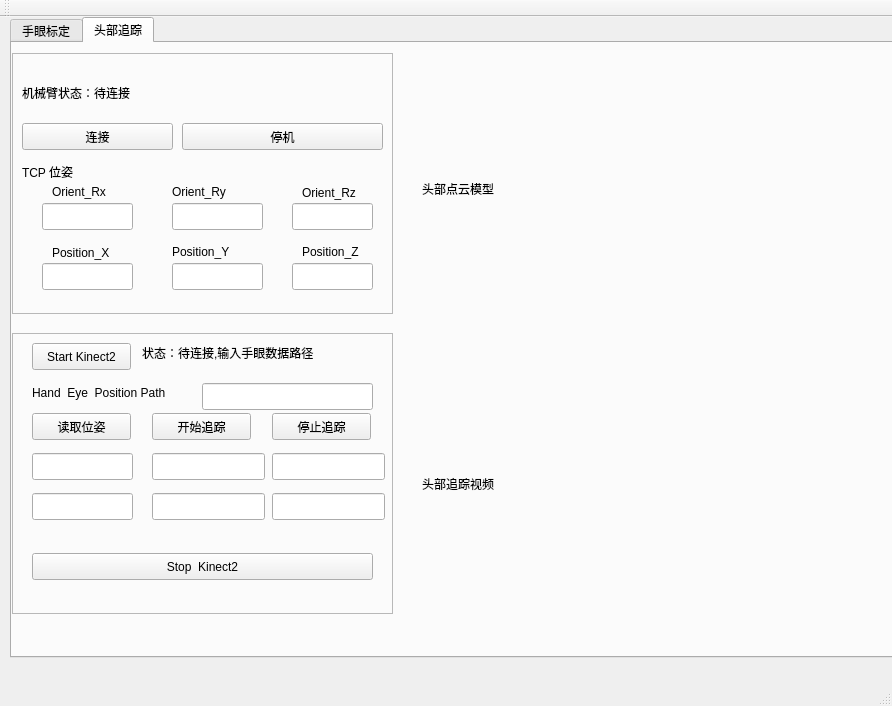
<?xml version="1.0" encoding="UTF-8"?>
<ui version="4.0">
 <class>MainWindow</class>
 <widget class="QMainWindow" name="MainWindow">
  <property name="geometry">
   <rect>
    <x>0</x>
    <y>0</y>
    <width>892</width>
    <height>706</height>
   </rect>
  </property>
  <property name="windowTitle">
   <string>MainWindow</string>
  </property>
  <widget class="QWidget" name="centralWidget">
   <widget class="QTabWidget" name="tabWidget">
    <property name="geometry">
     <rect>
      <x>10</x>
      <y>0</y>
      <width>891</width>
      <height>641</height>
     </rect>
    </property>
    <property name="whatsThis">
     <string>&lt;html&gt;&lt;head/&gt;&lt;body&gt;&lt;p&gt;保存&lt;/p&gt;&lt;/body&gt;&lt;/html&gt;</string>
    </property>
    <property name="currentIndex">
     <number>1</number>
    </property>
    <widget class="QWidget" name="widget">
     <attribute name="title">
      <string>手眼标定</string>
     </attribute>
     <widget class="QLineEdit" name="lineEdit_Host">
      <property name="geometry">
       <rect>
        <x>110</x>
        <y>20</y>
        <width>113</width>
        <height>27</height>
       </rect>
      </property>
     </widget>
     <widget class="QLabel" name="label_PictureShow">
      <property name="geometry">
       <rect>
        <x>470</x>
        <y>290</y>
        <width>331</width>
        <height>291</height>
       </rect>
      </property>
      <property name="text">
       <string>Picture    Lable</string>
      </property>
     </widget>
     <widget class="QLabel" name="label_State">
      <property name="geometry">
       <rect>
        <x>240</x>
        <y>70</y>
        <width>201</width>
        <height>20</height>
       </rect>
      </property>
      <property name="text">
       <string>状态：请输入链接地址和端口</string>
      </property>
     </widget>
     <widget class="QLabel" name="label_video">
      <property name="geometry">
       <rect>
        <x>470</x>
        <y>0</y>
        <width>331</width>
        <height>241</height>
       </rect>
      </property>
      <property name="text">
       <string>video label</string>
      </property>
     </widget>
     <widget class="QLabel" name="label">
      <property name="geometry">
       <rect>
        <x>70</x>
        <y>20</y>
        <width>67</width>
        <height>17</height>
       </rect>
      </property>
      <property name="text">
       <string>主机</string>
      </property>
     </widget>
     <widget class="QFrame" name="frame_2">
      <property name="geometry">
       <rect>
        <x>20</x>
        <y>410</y>
        <width>431</width>
        <height>191</height>
       </rect>
      </property>
      <property name="frameShape">
       <enum>QFrame::StyledPanel</enum>
      </property>
      <property name="frameShadow">
       <enum>QFrame::Raised</enum>
      </property>
      <widget class="QPushButton" name="pushButton_take_picture">
       <property name="geometry">
        <rect>
         <x>0</x>
         <y>100</y>
         <width>141</width>
         <height>27</height>
        </rect>
       </property>
       <property name="text">
        <string>Take Picture</string>
       </property>
      </widget>
      <widget class="QLabel" name="label_11">
       <property name="geometry">
        <rect>
         <x>160</x>
         <y>100</y>
         <width>91</width>
         <height>20</height>
        </rect>
       </property>
       <property name="text">
        <string>Picture num:</string>
       </property>
      </widget>
      <widget class="QLineEdit" name="lineEdit_Pic_num">
       <property name="geometry">
        <rect>
         <x>250</x>
         <y>100</y>
         <width>51</width>
         <height>27</height>
        </rect>
       </property>
      </widget>
      <widget class="QLabel" name="label_14">
       <property name="geometry">
        <rect>
         <x>300</x>
         <y>100</y>
         <width>61</width>
         <height>20</height>
        </rect>
       </property>
       <property name="text">
        <string>Cor num:</string>
       </property>
      </widget>
      <widget class="QLineEdit" name="lineEdit_Cor_num">
       <property name="geometry">
        <rect>
         <x>370</x>
         <y>100</y>
         <width>51</width>
         <height>27</height>
        </rect>
       </property>
      </widget>
      <widget class="QPushButton" name="pushButton_START_Image">
       <property name="geometry">
        <rect>
         <x>10</x>
         <y>10</y>
         <width>141</width>
         <height>27</height>
        </rect>
       </property>
       <property name="text">
        <string>START</string>
       </property>
      </widget>
      <widget class="QPushButton" name="pushButton">
       <property name="geometry">
        <rect>
         <x>10</x>
         <y>50</y>
         <width>141</width>
         <height>27</height>
        </rect>
       </property>
       <property name="text">
        <string> data save path</string>
       </property>
      </widget>
      <widget class="QPushButton" name="pushButton_close_Image">
       <property name="geometry">
        <rect>
         <x>0</x>
         <y>140</y>
         <width>421</width>
         <height>27</height>
        </rect>
       </property>
       <property name="text">
        <string>close     Kinect2</string>
       </property>
      </widget>
      <widget class="QLineEdit" name="lineEdit_datasave_path">
       <property name="geometry">
        <rect>
         <x>160</x>
         <y>50</y>
         <width>261</width>
         <height>27</height>
        </rect>
       </property>
      </widget>
      <widget class="QLabel" name="label_State_Kinect">
       <property name="geometry">
        <rect>
         <x>170</x>
         <y>10</y>
         <width>261</width>
         <height>20</height>
        </rect>
       </property>
       <property name="text">
        <string>状态：待连接,请先输入保存路径</string>
       </property>
      </widget>
     </widget>
     <widget class="QLineEdit" name="lineEdit_Port">
      <property name="geometry">
       <rect>
        <x>290</x>
        <y>20</y>
        <width>113</width>
        <height>27</height>
       </rect>
      </property>
     </widget>
     <widget class="QFrame" name="frame">
      <property name="geometry">
       <rect>
        <x>20</x>
        <y>110</y>
        <width>431</width>
        <height>281</height>
       </rect>
      </property>
      <property name="frameShape">
       <enum>QFrame::StyledPanel</enum>
      </property>
      <property name="frameShadow">
       <enum>QFrame::Raised</enum>
      </property>
      <widget class="QLineEdit" name="lineEdit_PX">
       <property name="geometry">
        <rect>
         <x>20</x>
         <y>50</y>
         <width>91</width>
         <height>27</height>
        </rect>
       </property>
      </widget>
      <widget class="QLineEdit" name="lineEdit_PY">
       <property name="geometry">
        <rect>
         <x>120</x>
         <y>50</y>
         <width>91</width>
         <height>27</height>
        </rect>
       </property>
      </widget>
      <widget class="QLineEdit" name="lineEdit_PZ">
       <property name="geometry">
        <rect>
         <x>230</x>
         <y>50</y>
         <width>81</width>
         <height>27</height>
        </rect>
       </property>
      </widget>
      <widget class="QLineEdit" name="lineEdit_Rx">
       <property name="geometry">
        <rect>
         <x>20</x>
         <y>100</y>
         <width>91</width>
         <height>27</height>
        </rect>
       </property>
      </widget>
      <widget class="QLineEdit" name="lineEdit_Ry">
       <property name="geometry">
        <rect>
         <x>120</x>
         <y>100</y>
         <width>91</width>
         <height>27</height>
        </rect>
       </property>
      </widget>
      <widget class="QLineEdit" name="lineEdit_Rz">
       <property name="geometry">
        <rect>
         <x>230</x>
         <y>100</y>
         <width>81</width>
         <height>27</height>
        </rect>
       </property>
      </widget>
      <widget class="QLabel" name="label_4">
       <property name="geometry">
        <rect>
         <x>30</x>
         <y>30</y>
         <width>81</width>
         <height>20</height>
        </rect>
       </property>
       <property name="text">
        <string>Position_X</string>
       </property>
      </widget>
      <widget class="QLabel" name="label_5">
       <property name="geometry">
        <rect>
         <x>130</x>
         <y>30</y>
         <width>91</width>
         <height>17</height>
        </rect>
       </property>
       <property name="text">
        <string>Position_Y</string>
       </property>
      </widget>
      <widget class="QLabel" name="label_6">
       <property name="geometry">
        <rect>
         <x>240</x>
         <y>30</y>
         <width>81</width>
         <height>17</height>
        </rect>
       </property>
       <property name="text">
        <string>Position_Z</string>
       </property>
      </widget>
      <widget class="QLabel" name="label_7">
       <property name="geometry">
        <rect>
         <x>30</x>
         <y>80</y>
         <width>81</width>
         <height>17</height>
        </rect>
       </property>
       <property name="text">
        <string>Orient_Rx</string>
       </property>
      </widget>
      <widget class="QLabel" name="label_8">
       <property name="geometry">
        <rect>
         <x>130</x>
         <y>80</y>
         <width>91</width>
         <height>17</height>
        </rect>
       </property>
       <property name="text">
        <string>Orient_Ry</string>
       </property>
      </widget>
      <widget class="QLabel" name="label_9">
       <property name="geometry">
        <rect>
         <x>240</x>
         <y>80</y>
         <width>71</width>
         <height>20</height>
        </rect>
       </property>
       <property name="text">
        <string>Orient_Rz</string>
       </property>
      </widget>
      <widget class="QPushButton" name="pushButton_sendPosition">
       <property name="geometry">
        <rect>
         <x>20</x>
         <y>250</y>
         <width>171</width>
         <height>27</height>
        </rect>
       </property>
       <property name="text">
        <string>发送</string>
       </property>
      </widget>
      <widget class="QPushButton" name="pushButton_stop">
       <property name="geometry">
        <rect>
         <x>210</x>
         <y>250</y>
         <width>201</width>
         <height>27</height>
        </rect>
       </property>
       <property name="text">
        <string>停机</string>
       </property>
      </widget>
      <widget class="QLabel" name="label_Speed">
       <property name="geometry">
        <rect>
         <x>350</x>
         <y>30</y>
         <width>67</width>
         <height>17</height>
        </rect>
       </property>
       <property name="text">
        <string>Speed</string>
       </property>
      </widget>
      <widget class="QLabel" name="label_Acc">
       <property name="geometry">
        <rect>
         <x>360</x>
         <y>80</y>
         <width>41</width>
         <height>17</height>
        </rect>
       </property>
       <property name="text">
        <string>Acc</string>
       </property>
      </widget>
      <widget class="QLineEdit" name="lineEdit_Speed">
       <property name="geometry">
        <rect>
         <x>330</x>
         <y>50</y>
         <width>81</width>
         <height>27</height>
        </rect>
       </property>
      </widget>
      <widget class="QLineEdit" name="lineEdit_Acc">
       <property name="geometry">
        <rect>
         <x>330</x>
         <y>100</y>
         <width>81</width>
         <height>27</height>
        </rect>
       </property>
      </widget>
      <widget class="QLabel" name="label_3">
       <property name="geometry">
        <rect>
         <x>20</x>
         <y>10</y>
         <width>67</width>
         <height>17</height>
        </rect>
       </property>
       <property name="text">
        <string>SET</string>
       </property>
      </widget>
      <widget class="QLabel" name="label_10">
       <property name="geometry">
        <rect>
         <x>20</x>
         <y>140</y>
         <width>67</width>
         <height>17</height>
        </rect>
       </property>
       <property name="text">
        <string>GET</string>
       </property>
      </widget>
      <widget class="QLineEdit" name="lineEdit_Rx_read">
       <property name="geometry">
        <rect>
         <x>20</x>
         <y>170</y>
         <width>121</width>
         <height>27</height>
        </rect>
       </property>
      </widget>
      <widget class="QLineEdit" name="lineEdit_Ry_read">
       <property name="geometry">
        <rect>
         <x>160</x>
         <y>170</y>
         <width>121</width>
         <height>27</height>
        </rect>
       </property>
      </widget>
      <widget class="QLineEdit" name="lineEdit_Rz_read">
       <property name="geometry">
        <rect>
         <x>300</x>
         <y>170</y>
         <width>121</width>
         <height>27</height>
        </rect>
       </property>
      </widget>
      <widget class="QLineEdit" name="lineEdit_tx_read">
       <property name="geometry">
        <rect>
         <x>20</x>
         <y>210</y>
         <width>121</width>
         <height>27</height>
        </rect>
       </property>
      </widget>
      <widget class="QLineEdit" name="lineEdit_ty_read">
       <property name="geometry">
        <rect>
         <x>160</x>
         <y>210</y>
         <width>121</width>
         <height>27</height>
        </rect>
       </property>
      </widget>
      <widget class="QLineEdit" name="lineEdit_tz_read">
       <property name="geometry">
        <rect>
         <x>300</x>
         <y>210</y>
         <width>121</width>
         <height>27</height>
        </rect>
       </property>
      </widget>
     </widget>
     <widget class="QLabel" name="label_2">
      <property name="geometry">
       <rect>
        <x>240</x>
        <y>20</y>
        <width>67</width>
        <height>17</height>
       </rect>
      </property>
      <property name="text">
       <string>端口</string>
      </property>
     </widget>
     <widget class="QPushButton" name="pushButton_Connect">
      <property name="geometry">
       <rect>
        <x>70</x>
        <y>70</y>
        <width>151</width>
        <height>27</height>
       </rect>
      </property>
      <property name="text">
       <string>连接</string>
      </property>
     </widget>
    </widget>
    <widget class="QWidget" name="tab_4">
     <attribute name="title">
      <string>头部追踪</string>
     </attribute>
     <widget class="QFrame" name="frame_3">
      <property name="geometry">
       <rect>
        <x>0</x>
        <y>10</y>
        <width>381</width>
        <height>261</height>
       </rect>
      </property>
      <property name="frameShape">
       <enum>QFrame::StyledPanel</enum>
      </property>
      <property name="frameShadow">
       <enum>QFrame::Raised</enum>
      </property>
      <widget class="QLabel" name="label_State_2">
       <property name="geometry">
        <rect>
         <x>10</x>
         <y>30</y>
         <width>291</width>
         <height>20</height>
        </rect>
       </property>
       <property name="text">
        <string>机械臂状态：待连接</string>
       </property>
      </widget>
      <widget class="QPushButton" name="pushButton_Connect_2">
       <property name="geometry">
        <rect>
         <x>10</x>
         <y>70</y>
         <width>151</width>
         <height>27</height>
        </rect>
       </property>
       <property name="text">
        <string>连接</string>
       </property>
      </widget>
      <widget class="QPushButton" name="pushButton_stop_2">
       <property name="geometry">
        <rect>
         <x>170</x>
         <y>70</y>
         <width>201</width>
         <height>27</height>
        </rect>
       </property>
       <property name="text">
        <string>停机</string>
       </property>
      </widget>
      <widget class="QLabel" name="label_TCP_position2">
       <property name="geometry">
        <rect>
         <x>10</x>
         <y>110</y>
         <width>67</width>
         <height>17</height>
        </rect>
       </property>
       <property name="text">
        <string>TCP 位姿</string>
       </property>
      </widget>
      <widget class="QLineEdit" name="lineEdit_PX_2">
       <property name="geometry">
        <rect>
         <x>30</x>
         <y>150</y>
         <width>91</width>
         <height>27</height>
        </rect>
       </property>
      </widget>
      <widget class="QLabel" name="label_12">
       <property name="geometry">
        <rect>
         <x>40</x>
         <y>190</y>
         <width>81</width>
         <height>20</height>
        </rect>
       </property>
       <property name="text">
        <string>Position_X</string>
       </property>
      </widget>
      <widget class="QLineEdit" name="lineEdit_PY_2">
       <property name="geometry">
        <rect>
         <x>160</x>
         <y>150</y>
         <width>91</width>
         <height>27</height>
        </rect>
       </property>
      </widget>
      <widget class="QLabel" name="label_13">
       <property name="geometry">
        <rect>
         <x>160</x>
         <y>130</y>
         <width>91</width>
         <height>17</height>
        </rect>
       </property>
       <property name="text">
        <string>Orient_Ry</string>
       </property>
      </widget>
      <widget class="QLabel" name="label_15">
       <property name="geometry">
        <rect>
         <x>290</x>
         <y>190</y>
         <width>81</width>
         <height>17</height>
        </rect>
       </property>
       <property name="text">
        <string>Position_Z</string>
       </property>
      </widget>
      <widget class="QLabel" name="label_16">
       <property name="geometry">
        <rect>
         <x>40</x>
         <y>130</y>
         <width>81</width>
         <height>17</height>
        </rect>
       </property>
       <property name="text">
        <string>Orient_Rx</string>
       </property>
      </widget>
      <widget class="QLineEdit" name="lineEdit_PZ_2">
       <property name="geometry">
        <rect>
         <x>280</x>
         <y>150</y>
         <width>81</width>
         <height>27</height>
        </rect>
       </property>
      </widget>
      <widget class="QLineEdit" name="lineEdit_Ry_2">
       <property name="geometry">
        <rect>
         <x>160</x>
         <y>210</y>
         <width>91</width>
         <height>27</height>
        </rect>
       </property>
      </widget>
      <widget class="QLineEdit" name="lineEdit_Rz_2">
       <property name="geometry">
        <rect>
         <x>280</x>
         <y>210</y>
         <width>81</width>
         <height>27</height>
        </rect>
       </property>
      </widget>
      <widget class="QLabel" name="label_17">
       <property name="geometry">
        <rect>
         <x>290</x>
         <y>130</y>
         <width>71</width>
         <height>20</height>
        </rect>
       </property>
       <property name="text">
        <string>Orient_Rz</string>
       </property>
      </widget>
      <widget class="QLabel" name="label_18">
       <property name="geometry">
        <rect>
         <x>160</x>
         <y>190</y>
         <width>91</width>
         <height>17</height>
        </rect>
       </property>
       <property name="text">
        <string>Position_Y</string>
       </property>
      </widget>
      <widget class="QLineEdit" name="lineEdit_Rx_2">
       <property name="geometry">
        <rect>
         <x>30</x>
         <y>210</y>
         <width>91</width>
         <height>27</height>
        </rect>
       </property>
      </widget>
     </widget>
     <widget class="QFrame" name="frame_4">
      <property name="geometry">
       <rect>
        <x>0</x>
        <y>290</y>
        <width>381</width>
        <height>281</height>
       </rect>
      </property>
      <property name="frameShape">
       <enum>QFrame::StyledPanel</enum>
      </property>
      <property name="frameShadow">
       <enum>QFrame::Raised</enum>
      </property>
      <widget class="QPushButton" name="pushButton_get_weizi">
       <property name="geometry">
        <rect>
         <x>20</x>
         <y>80</y>
         <width>99</width>
         <height>27</height>
        </rect>
       </property>
       <property name="text">
        <string>读取位姿</string>
       </property>
      </widget>
      <widget class="QPushButton" name="pushButton_trackHead">
       <property name="geometry">
        <rect>
         <x>140</x>
         <y>80</y>
         <width>99</width>
         <height>27</height>
        </rect>
       </property>
       <property name="text">
        <string>开始追踪</string>
       </property>
      </widget>
      <widget class="QPushButton" name="pushButton_stoptrack">
       <property name="geometry">
        <rect>
         <x>260</x>
         <y>80</y>
         <width>99</width>
         <height>27</height>
        </rect>
       </property>
       <property name="text">
        <string>停止追踪</string>
       </property>
      </widget>
      <widget class="QPushButton" name="pushButton_stopKinect2_2">
       <property name="geometry">
        <rect>
         <x>20</x>
         <y>220</y>
         <width>341</width>
         <height>27</height>
        </rect>
       </property>
       <property name="text">
        <string>Stop  Kinect2</string>
       </property>
      </widget>
      <widget class="QPushButton" name="pushButton_startKinect2_2">
       <property name="geometry">
        <rect>
         <x>20</x>
         <y>10</y>
         <width>99</width>
         <height>27</height>
        </rect>
       </property>
       <property name="text">
        <string>Start Kinect2</string>
       </property>
      </widget>
      <widget class="QLabel" name="label_State_Kinect_2">
       <property name="geometry">
        <rect>
         <x>130</x>
         <y>10</y>
         <width>261</width>
         <height>20</height>
        </rect>
       </property>
       <property name="text">
        <string>状态：待连接,输入手眼数据路径</string>
       </property>
      </widget>
      <widget class="QLabel" name="label_handeye_path">
       <property name="geometry">
        <rect>
         <x>20</x>
         <y>50</y>
         <width>171</width>
         <height>20</height>
        </rect>
       </property>
       <property name="text">
        <string>Hand  Eye  Position Path</string>
       </property>
      </widget>
      <widget class="QLineEdit" name="lineEdit_handeyedata_path">
       <property name="geometry">
        <rect>
         <x>190</x>
         <y>50</y>
         <width>171</width>
         <height>27</height>
        </rect>
       </property>
      </widget>
      <widget class="QLineEdit" name="lineEdit_target_X">
       <property name="geometry">
        <rect>
         <x>20</x>
         <y>120</y>
         <width>101</width>
         <height>27</height>
        </rect>
       </property>
      </widget>
      <widget class="QLineEdit" name="lineEdit_target_Y">
       <property name="geometry">
        <rect>
         <x>140</x>
         <y>120</y>
         <width>113</width>
         <height>27</height>
        </rect>
       </property>
      </widget>
      <widget class="QLineEdit" name="lineEdit_target_Z">
       <property name="geometry">
        <rect>
         <x>260</x>
         <y>120</y>
         <width>113</width>
         <height>27</height>
        </rect>
       </property>
      </widget>
      <widget class="QLineEdit" name="lineEdit_target_Rx">
       <property name="geometry">
        <rect>
         <x>20</x>
         <y>160</y>
         <width>101</width>
         <height>27</height>
        </rect>
       </property>
      </widget>
      <widget class="QLineEdit" name="lineEdit_target_Ry">
       <property name="geometry">
        <rect>
         <x>140</x>
         <y>160</y>
         <width>113</width>
         <height>27</height>
        </rect>
       </property>
      </widget>
      <widget class="QLineEdit" name="lineEdit_target_Rz">
       <property name="geometry">
        <rect>
         <x>260</x>
         <y>160</y>
         <width>113</width>
         <height>27</height>
        </rect>
       </property>
      </widget>
     </widget>
     <widget class="QLabel" name="label_headtracking">
      <property name="geometry">
       <rect>
        <x>410</x>
        <y>300</y>
        <width>461</width>
        <height>281</height>
       </rect>
      </property>
      <property name="text">
       <string>头部追踪视频</string>
      </property>
     </widget>
     <widget class="QLabel" name="label_20">
      <property name="geometry">
       <rect>
        <x>410</x>
        <y>20</y>
        <width>411</width>
        <height>251</height>
       </rect>
      </property>
      <property name="text">
       <string>头部点云模型</string>
      </property>
     </widget>
    </widget>
   </widget>
  </widget>
  <widget class="QMenuBar" name="menuBar">
   <property name="geometry">
    <rect>
     <x>0</x>
     <y>0</y>
     <width>892</width>
     <height>31</height>
    </rect>
   </property>
  </widget>
  <widget class="QToolBar" name="mainToolBar">
   <attribute name="toolBarArea">
    <enum>TopToolBarArea</enum>
   </attribute>
   <attribute name="toolBarBreak">
    <bool>false</bool>
   </attribute>
  </widget>
  <widget class="QStatusBar" name="statusBar"/>
 </widget>
 <layoutdefault spacing="6" margin="11"/>
 <resources/>
 <connections/>
</ui>
